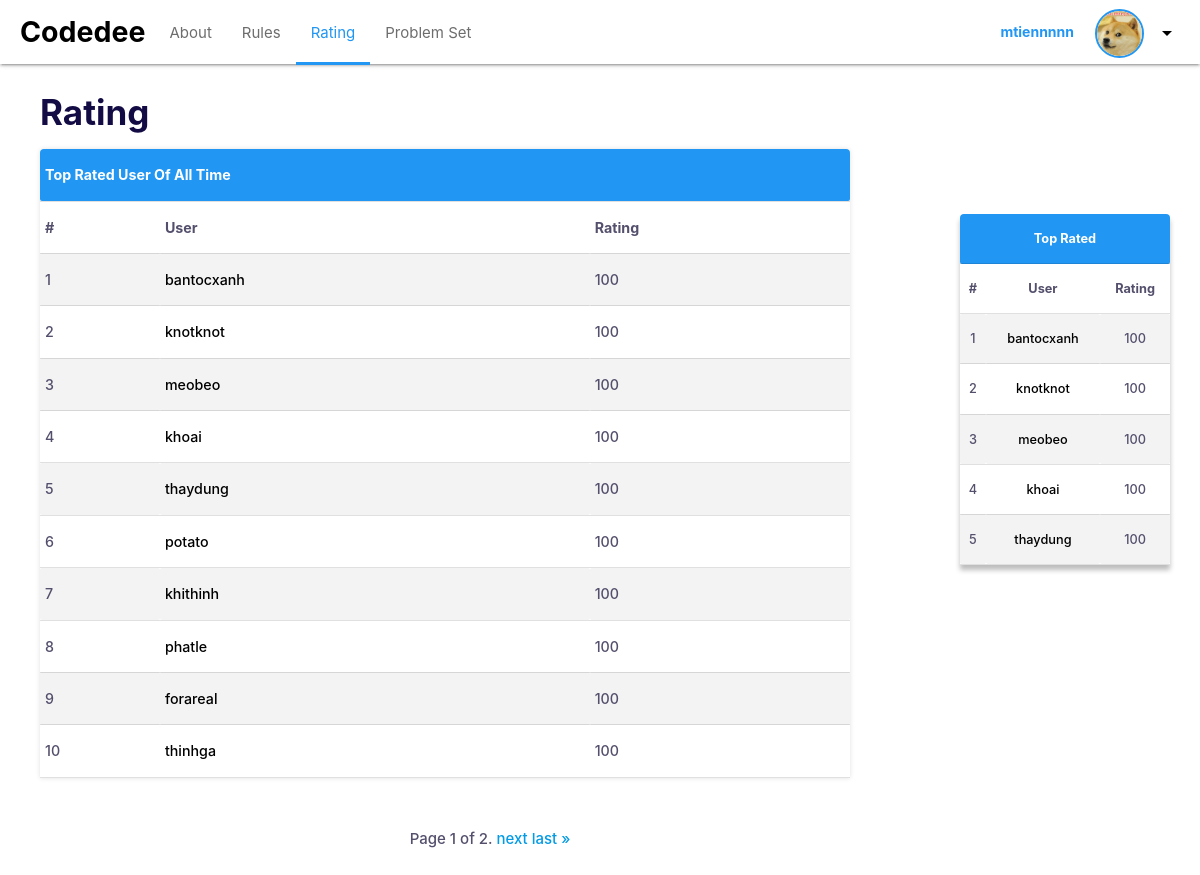
The app's page /ranking/ (signed in), older data.
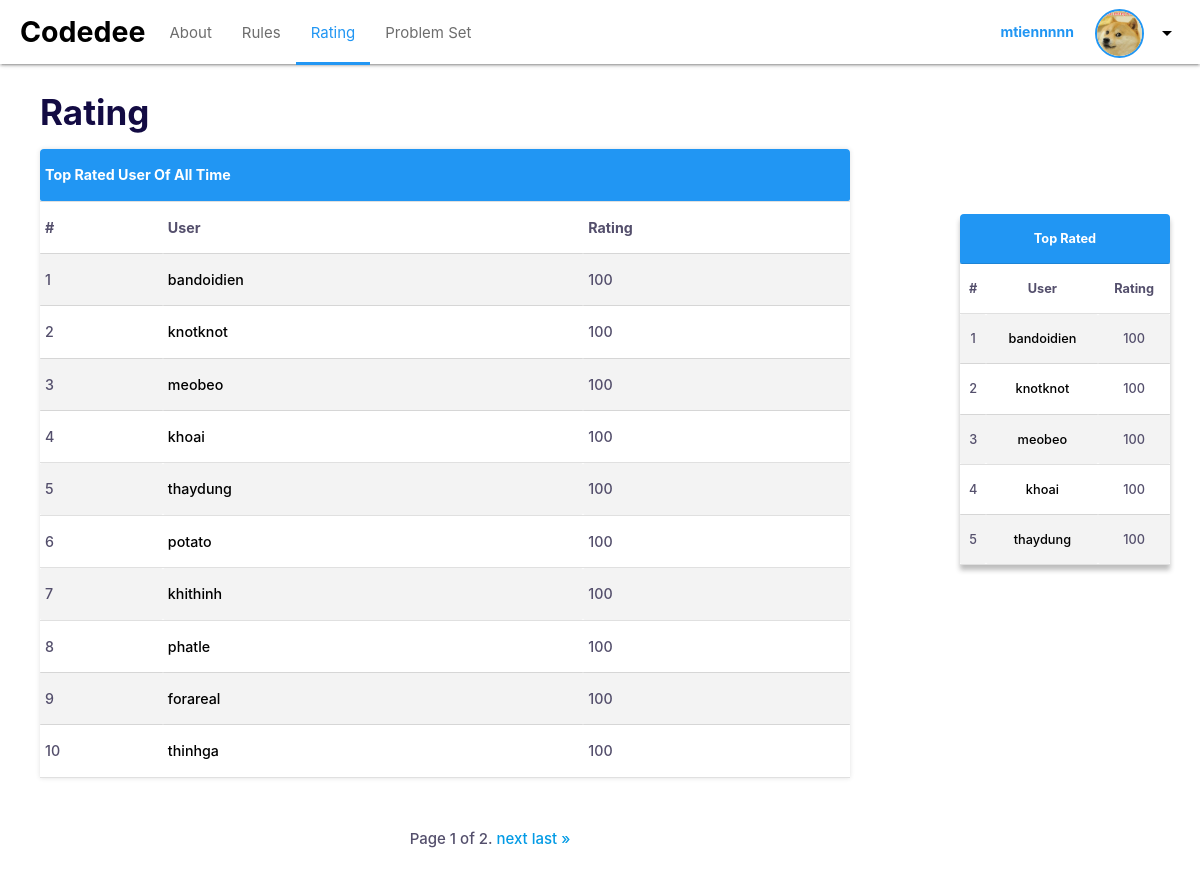
The same page, newer data.
### home/models.py (models this page shows)
class User(AbstractUser):
    username = models.CharField(unique=True, max_length=200, null=True)
    bio = models.TextField(null=False, default="Hello Codedee User", blank=True)
    avatar = models.ImageField(null=True, default="avatar.png", blank=False)
    points = models.IntegerField(null=False, default=100, blank=False)

### home/views.py (the view)
# urls.py: path('ranking/', views.ranking, name='ranking'),
def ranking(request):
    user = User.objects.all().order_by('-points')
    paginator = Paginator(user, 10)
    page_num = request.GET.get('page')
    page_obj = paginator.get_page(page_num)
    context = {'users': user, 'page_obj':page_obj}
    return render(request, 'pages/ranking.html', context)

### home/templates/pages/ranking.html (shortened to what this page needs)
{% extends 'pages/index.html' %}
{% block main-container-content %}
    <div class="main-content">
        <h3 class="big-message-main-page">Rating</h3>
        <div class="main-nav-container">
            <table class="ranking-table ranking-full">
                <thead style="color:white;">
                <tr>
                    <th colspan="3">Top Rated User Of All Time</th>
                </tr>
                </thead>
                <tbody>
                <tr style="font-weight:bold;">
                    <td>#</td>
                    <td>User</td>
                    <td>Rating</td>
                </tr>
                {% for users in page_obj %}
                <tr>
                    <td>{{ forloop.counter0|add:page_obj.start_index }}</td>
                    <td><a href="{% url 'profile' users.username %}">{{users.username}}</a></td>
                    <td>{{users.points}}</td>
                </tr>
                {% endfor %}
                </tbody>
            </table>
            <div class="pagination" style="text-align: center; margin-top: 50px;">
                <span class="step-links">
                    <span class="current">
                        Page {{ page_obj.number }} of {{ page_obj.paginator.num_pages }}.
                    </span>
                    {% if page_obj.has_next %}
                        <a href="?page={{ page_obj.next_page_number }}">next</a>
                        <a href="?page={{ page_obj.paginator.num_pages }}">last &raquo;</a>
                    {% endif %}
                </span>
            </div><br><br><br>
        </div>
    </div>
    <div class="side-content">
        {% include 'pages/ranking_table.html' %}
    </div>
{% endblock %}

### home/templates/pages/ranking_table.html
            <table class="centered ranking-table">
                <thead style="color:white;">
                  <tr>
                      <th colspan="3">Top Rated</th>
                  </tr>
                </thead>
                <tbody>
                  <tr style="font-weight:bold;">
                    <td>#</td>
                    <td>User</td>
                    <td>Rating</td>
                  </tr>
                  {% for users in users %}
                    {% if forloop.counter <= 5 %}
                  <tr>
                    <td>{{forloop.counter}}</td>
                    <td><a href="{% url 'profile' users.username %}">{{users.username}}</a></td>
                    <td>{{users.points}}</td>
                  </tr>
                    {% endif %}
                  {% endfor %}
                </tbody>
              </table>

Row changes from the older to the newer data that the page shows:
changed User: username "bantocxanh" → "bandoidien"
